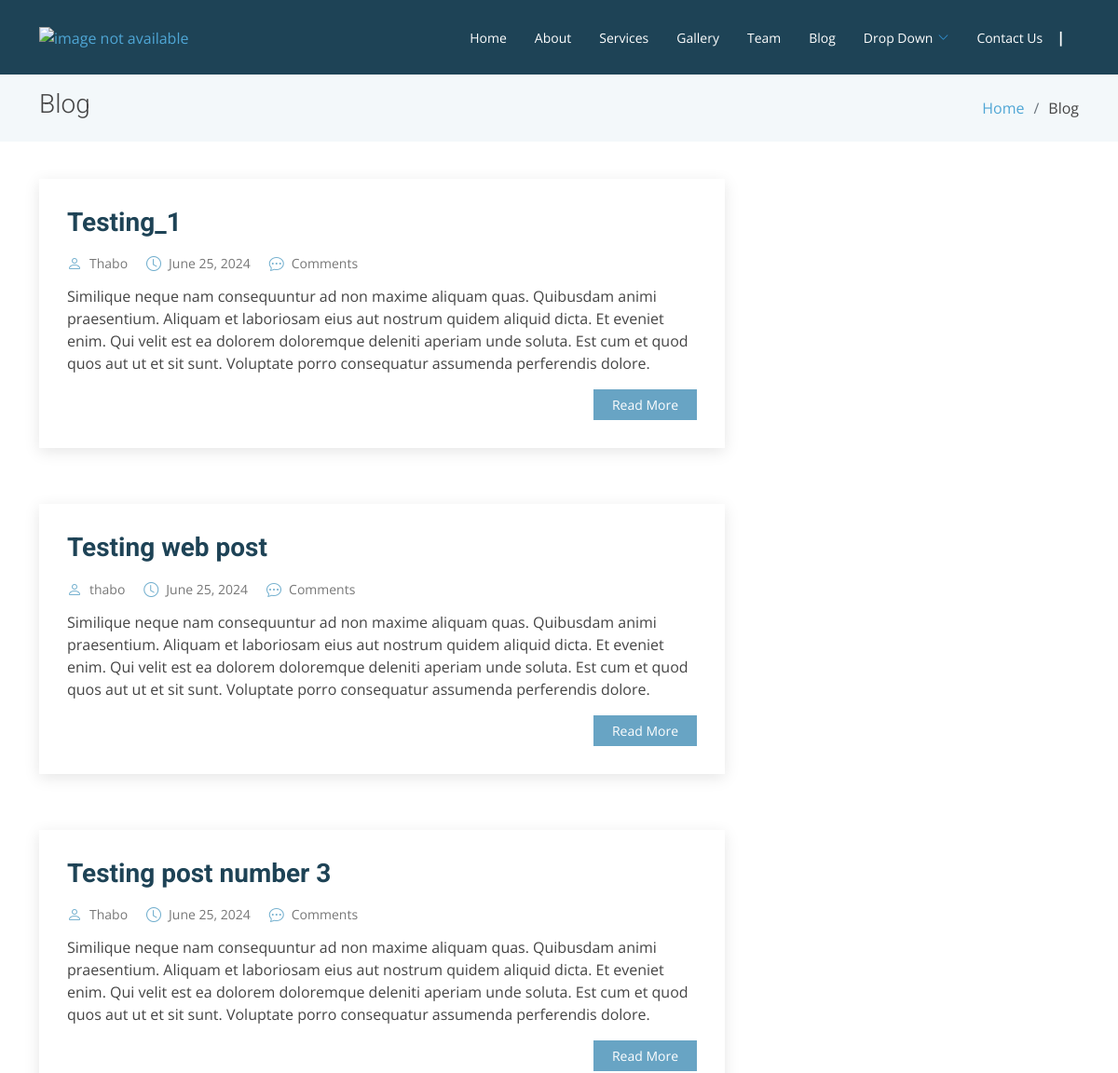
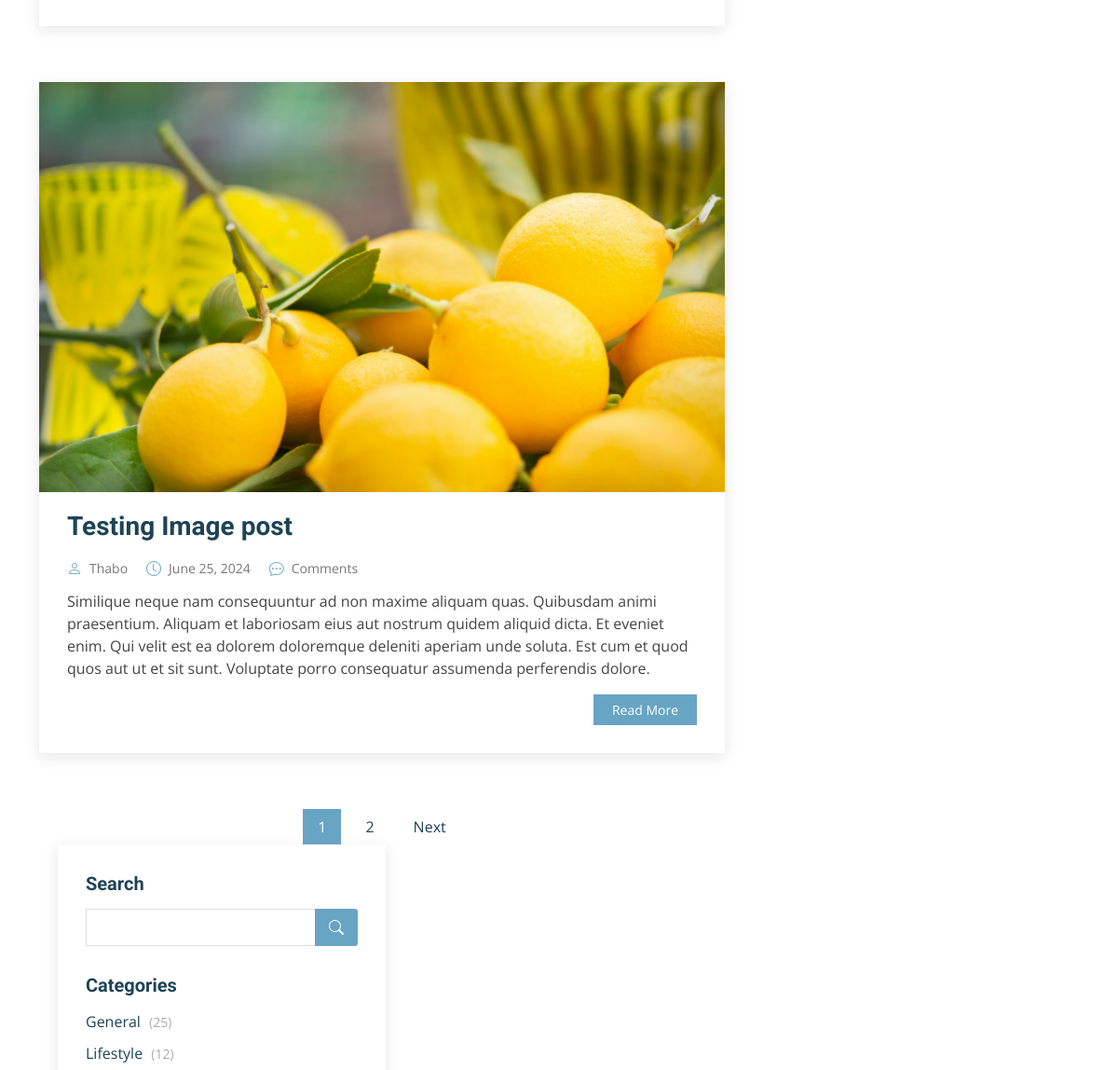
Before: /blog/blog-home/ (upper part) with the older database file (2 pictures, top to bottom).
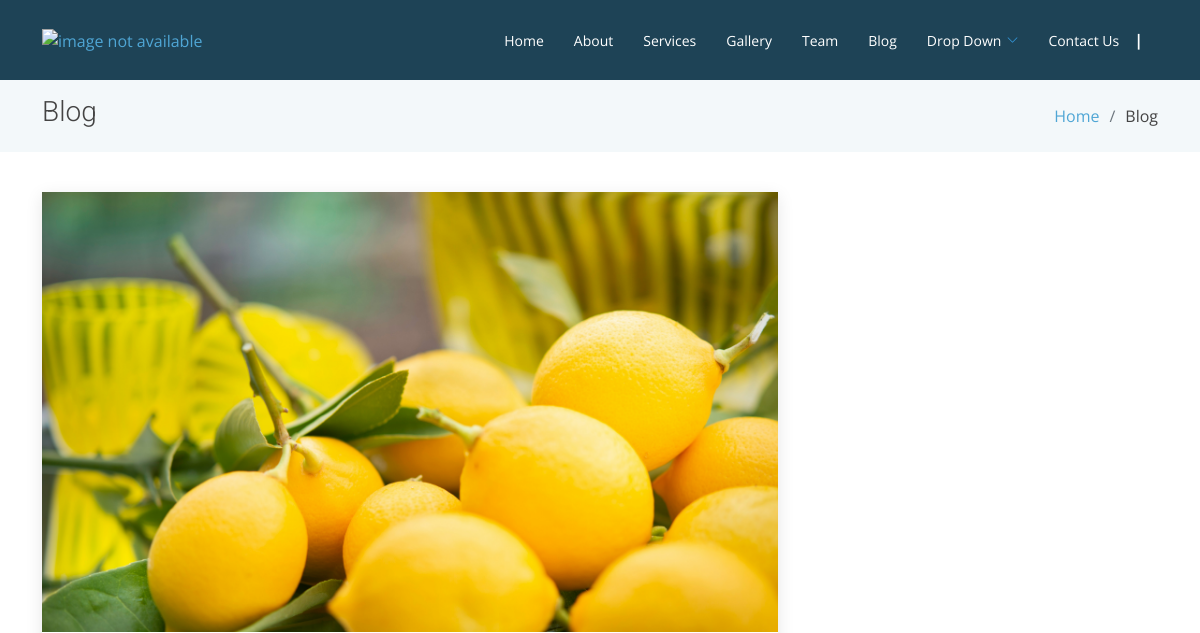
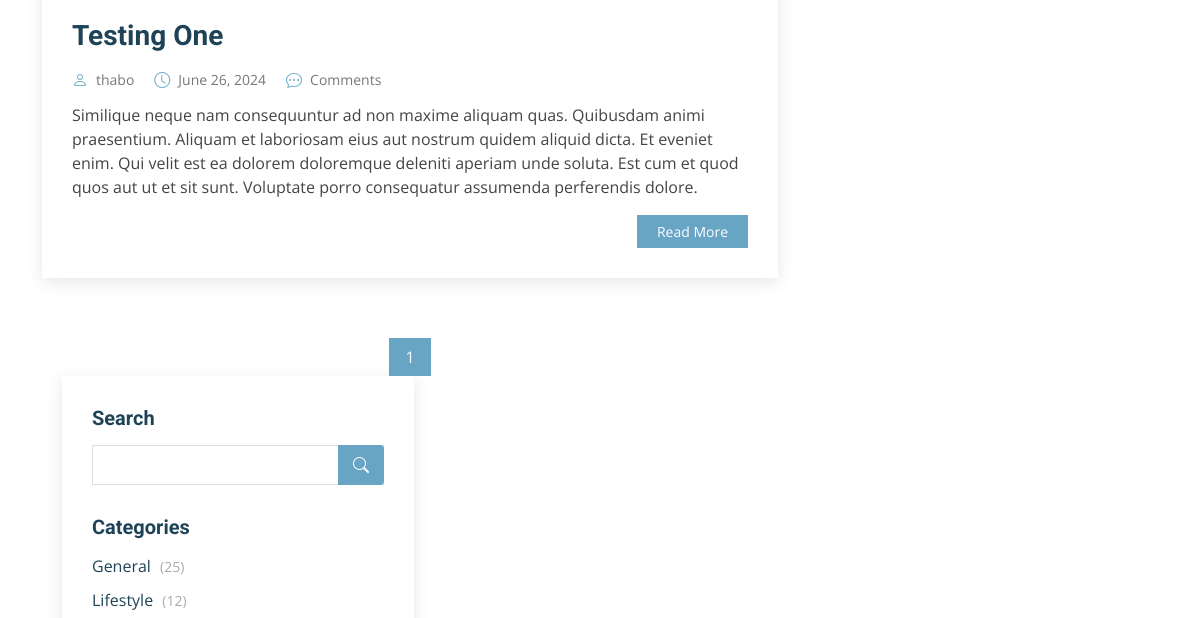
After: the same page with the newer database file (2 pictures, top to bottom).
### blog/models.py (models this page shows)
class Article(models.Model):
    title = models.CharField(max_length=255)
    content = HTMLField()
    date = models.DateField(auto_now_add=True)
    author = models.ForeignKey(User, on_delete=models.CASCADE)
    featured = models.BooleanField(default=False)
    likes = models.ManyToManyField(User, related_name='likes', blank=True)
    image = models.ImageField(upload_to='images/', blank=True, null=True)

### blog/views.py (the view)
# urls.py: path('blog-home/', BlogHome.as_view(), name='blog_home'),
class BlogHome(ListView):
    model = Article
    queryset = Article.objects.all().order_by('-date')
    template_name = 'blog/blog_home.html'
    paginate_by = 4

### blog/templates/blog/blog_home.html (shortened to what the changed rows need)
{% extends 'base.html' %}
{% load static %}
{% block content %}
<main id="main">
    <section class="breadcrumbs">
      <div class="container">
        <div class="d-flex justify-content-between align-items-center">
          <h2>Blog</h2>
        </div>
      </div>
    </section>
        <section id="blog" class="blog">
        <div class="container" data-aos="fade-up">
            <div class="row">
            <div class="col-lg-8 entries">
                {% for object in object_list %}
                <article class="entry">
                    {% if object.image %}
                        <div class="entry-img">
                            <img src="{{ object.image.url }}" alt="{{ object.title }}" class="img-fluid">
                        </div>
                    {% endif %}
                    <h2 class="entry-title">
                    <a>{{ object.title }}</a>
                    </h2>
                    <div class="entry-meta">
                    <ul>
                        <li class="d-flex align-items-center"><i class="bi bi-person"></i> <a href="">{{ object.author.username }}</a></li>
                        <li class="d-flex align-items-center"><i class="bi bi-clock"></i> <a href=""><time datetime="2020-01-01">{{ object.date }}</time></a></li>
                        <li class="d-flex align-items-center"><i class="bi bi-chat-dots"></i> <a href="">{{ comment_count }}Comments</a></li>
                    </ul>
                    </div>
                    <div class="entry-content">
                    <p>
                        Similique neque nam consequuntur ad non maxime aliquam quas. Quibusdam animi praesentium. Aliquam et laboriosam eius aut nostrum quidem aliquid dicta.
                        Et eveniet enim. Qui velit est ea dolorem doloremque deleniti aperiam unde soluta. Est cum et quod quos aut ut et sit sunt. Voluptate porro consequatur assumenda perferendis dolore.
                    </p>
                    <div class="read-more">
                        <a href="{% url 'detail_article' object.id %}">Read More</a>
                    </div>
                    </div>
                </article>
                {% endfor %}
                <div class="blog-pagination">
                    <ul class="justify-content-center">
                        {% for num in page_obj.paginator.page_range %}
                            {% if page_obj.number == 1 %}
                                {% if num <= 3 %}
                                    {% if page_obj.number == num %}
                                        <li class="active"><a href="?page={{ num }}">{{ num }}</a></li>
                                    {% else %}
                                        <li><a href="?page={{ num }}">{{ num }}</a></li>
                                    {% endif %}
                                {% endif %}
                            {% endif %}
                        {% endfor %}
                        {% if page_obj.has_next %}
                            <li><a href="?page={{ page_obj.next_page_number }}">Next</a></li>
                        {% endif %}
                    </ul>
                </div>
                </div>
            </div>
                    </div>
                </section>
                </main>
{% endblock %}

Changed rows visible on the page:
removed Article: title "Testing_1", author.username "Thabo", date "June 25, 2024"
removed Article: title "Testing web post", author.username "thabo", date "June 25, 2024"
removed Article: title "Testing post number 3", author.username "Thabo", date "June 25, 2024"
removed Article: image (picture), title "Testing Image post", author.username "Thabo", date "June 25, 2024"
added Article: image (picture), title "Testing One", author.username "thabo", date "June 26, 2024"
Other visible differences:
list line gone: "2"
text no longer shown: "Next"
